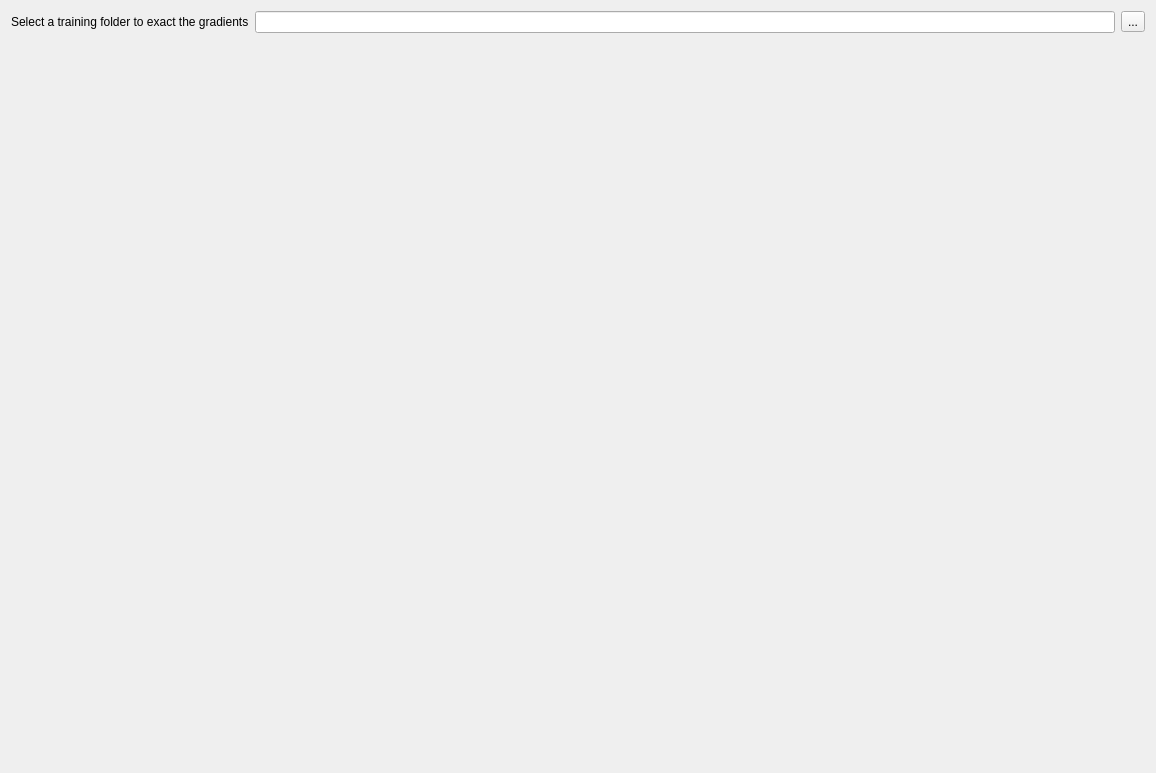
<?xml version="1.0" encoding="UTF-8"?>
<ui version="4.0">
 <class>gradPlot</class>
 <widget class="QWidget" name="gradPlot">
  <property name="geometry">
   <rect>
    <x>0</x>
    <y>0</y>
    <width>1156</width>
    <height>773</height>
   </rect>
  </property>
  <property name="windowTitle">
   <string>Form</string>
  </property>
  <layout class="QGridLayout" name="gridLayout_2">
   <item row="0" column="0">
    <layout class="QGridLayout" name="gridLayout">
     <item row="0" column="0">
      <layout class="QHBoxLayout" name="horizontalLayout">
       <item>
        <widget class="QLabel" name="label">
         <property name="text">
          <string>Select a training folder to exact the gradients</string>
         </property>
        </widget>
       </item>
       <item>
        <widget class="QLineEdit" name="lineEdit"/>
       </item>
       <item>
        <widget class="QToolButton" name="folderButton">
         <property name="text">
          <string>...</string>
         </property>
        </widget>
       </item>
      </layout>
     </item>
     <item row="1" column="0">
      <widget class="gradient_plot" name="plotWidget" native="true">
       <property name="sizePolicy">
        <sizepolicy hsizetype="Expanding" vsizetype="Expanding">
         <horstretch>0</horstretch>
         <verstretch>0</verstretch>
        </sizepolicy>
       </property>
      </widget>
     </item>
    </layout>
   </item>
  </layout>
 </widget>
 <customwidgets>
  <customwidget>
   <class>gradient_plot</class>
   <extends>QWidget</extends>
   <header>_taskManager.canvas_logic.h</header>
   <container>1</container>
  </customwidget>
 </customwidgets>
 <resources/>
 <connections/>
</ui>
